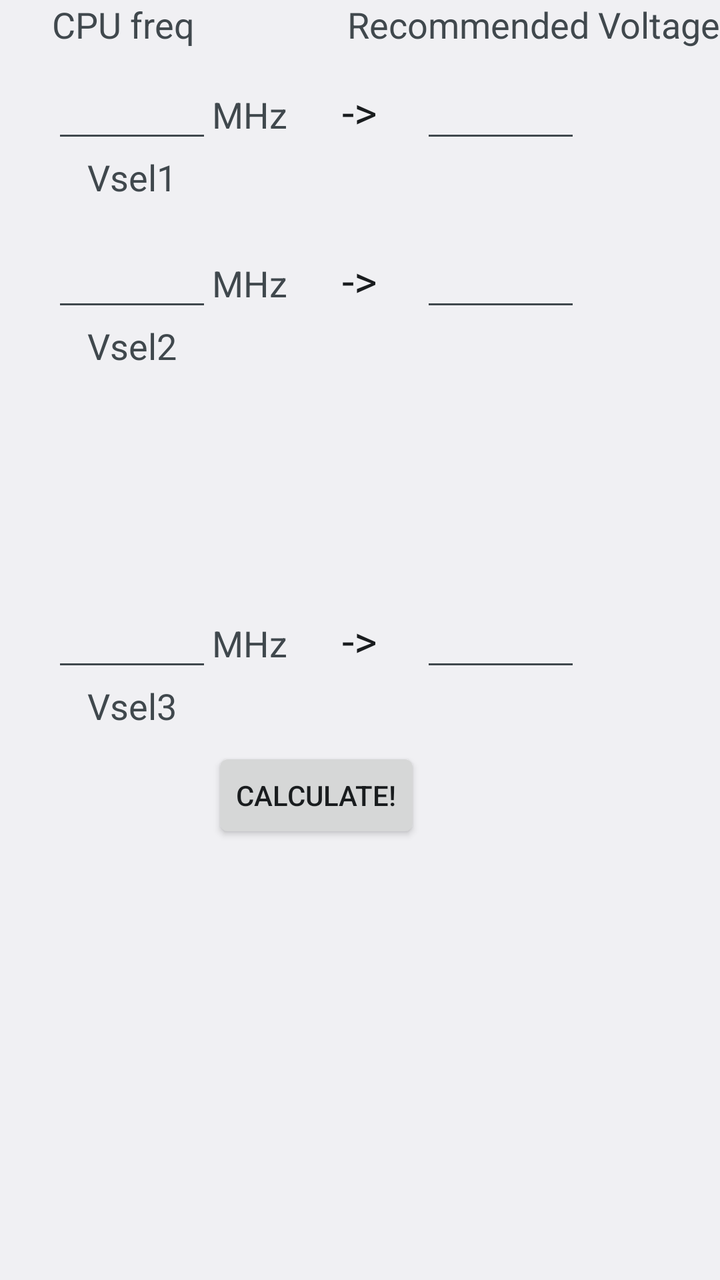
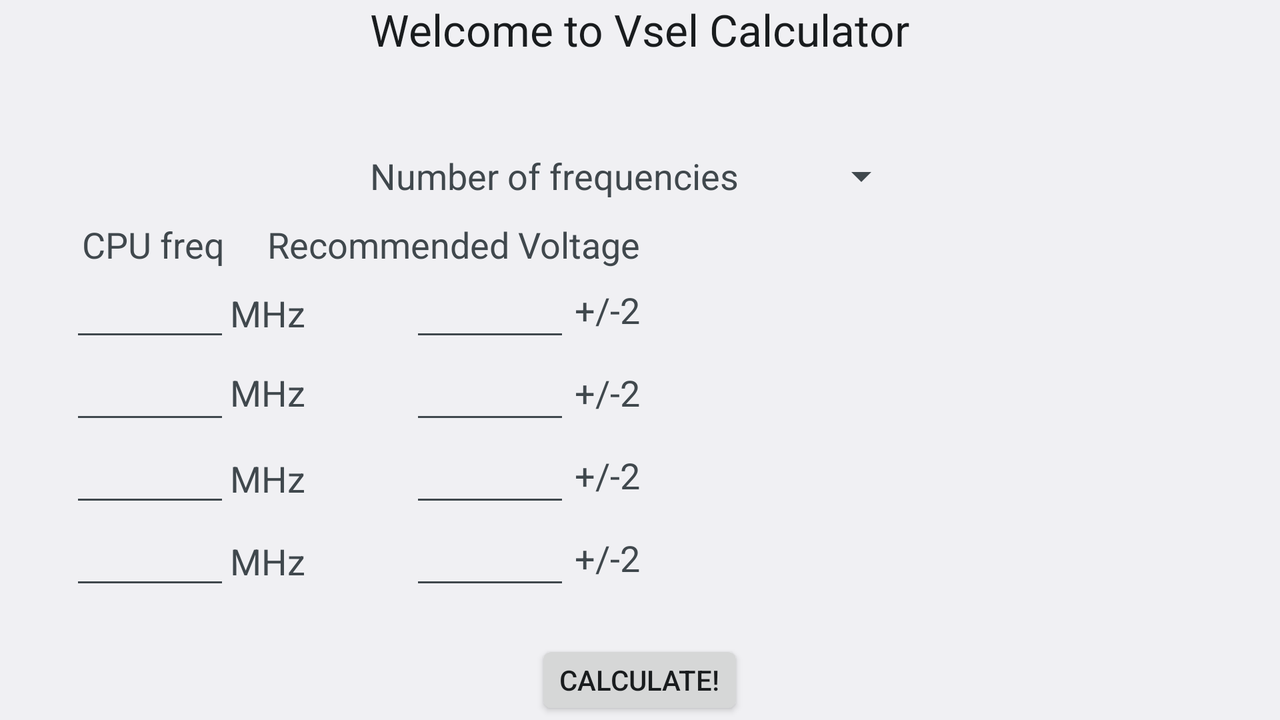

Two renders of one Android screen. The first uses the default layout on a phone; the second uses the alternative layout the repository ships for a different screen configuration, on a matching device. The two XML files are below.
<!-- AndroidManifest.xml: application theme MyAppTheme -->
<!-- res/layout/main.xml -->
<?xml version="1.0" encoding="utf-8"?>

<LinearLayout xmlns:android="http://schemas.android.com/apk/res/android"
    android:layout_width="match_parent"
    android:layout_height="fill_parent"
    android:orientation="vertical" >

    <RelativeLayout
        android:layout_width="match_parent"
        android:layout_height="match_parent" >

        <EditText
            android:id="@+id/editText1"
            android:layout_width="80dp"
            android:layout_height="wrap_content"
            android:layout_alignParentLeft="true"
            android:layout_alignParentTop="true"
            android:layout_marginLeft="26dp"
            android:layout_marginTop="35dp"
            android:ems="10"
            android:inputType="number" />

        <EditText
            android:id="@+id/editText2"
            android:layout_width="wrap_content"
            android:layout_height="wrap_content"
            android:layout_alignLeft="@+id/editText1"
            android:layout_alignRight="@+id/editText1"
            android:layout_below="@+id/editText1"
            android:layout_marginTop="43dp"
            android:ems="10"
            android:inputType="number" />

        <EditText
            android:id="@+id/editText3"
            android:layout_width="wrap_content"
            android:layout_height="wrap_content"
            android:layout_alignLeft="@+id/editText2"
            android:layout_alignRight="@+id/editText2"
            android:layout_centerVertical="true"
            android:ems="10"
            android:inputType="number" />

        <TextView
            android:id="@+id/arrow1"
            android:layout_width="wrap_content"
            android:layout_height="wrap_content"
            android:layout_alignBaseline="@+id/editText1"
            android:layout_alignBottom="@+id/editText1"
            android:layout_centerHorizontal="true"
            android:text="@string/arrow"
            android:textAppearance="?android:attr/textAppearanceLarge" />

        <Button
            android:id="@+id/calc_go"
            android:layout_width="wrap_content"
            android:layout_height="wrap_content"
            android:layout_below="@+id/editText3"
            android:layout_marginTop="33dp"
            android:layout_toRightOf="@+id/editText3"
            android:text="@string/calc" />

        <TextView
            android:id="@+id/textView2"
            android:layout_width="wrap_content"
            android:layout_height="wrap_content"
            android:layout_alignLeft="@+id/editText1"
            android:layout_below="@+id/editText1"
            android:layout_toLeftOf="@+id/calc_go"
            android:gravity="center_horizontal|center_vertical"
            android:text="Vsel1"
            android:textAppearance="?android:attr/textAppearanceMedium" />

        <TextView
            android:id="@+id/textView3"
            android:layout_width="wrap_content"
            android:layout_height="wrap_content"
            android:layout_alignLeft="@+id/editText2"
            android:layout_alignRight="@+id/editText2"
            android:layout_below="@+id/editText2"
            android:gravity="center_horizontal|center_vertical"
            android:text="Vsel2"
            android:textAppearance="?android:attr/textAppearanceMedium" />

        <TextView
            android:id="@+id/textView4"
            android:layout_width="wrap_content"
            android:layout_height="wrap_content"
            android:layout_alignLeft="@+id/editText3"
            android:layout_alignRight="@+id/editText3"
            android:layout_below="@+id/editText3"
            android:gravity="center_horizontal|center_vertical"
            android:text="Vsel3"
            android:textAppearance="?android:attr/textAppearanceMedium" />

        <TextView
            android:id="@+id/mhz1"
            android:layout_width="wrap_content"
            android:layout_height="wrap_content"
            android:layout_alignBaseline="@+id/editText1"
            android:layout_alignBottom="@+id/editText1"
            android:layout_toRightOf="@+id/editText1"
            android:text="@string/mhz"
            android:textAppearance="?android:attr/textAppearanceMedium" />

        <TextView
            android:id="@+id/mhz2"
            android:layout_width="wrap_content"
            android:layout_height="wrap_content"
            android:layout_alignBaseline="@+id/editText2"
            android:layout_alignBottom="@+id/editText2"
            android:layout_toRightOf="@+id/editText2"
            android:text="@string/mhz"
            android:textAppearance="?android:attr/textAppearanceMedium" />

        <TextView
            android:id="@+id/mhz3"
            android:layout_width="wrap_content"
            android:layout_height="wrap_content"
            android:layout_alignBaseline="@+id/editText3"
            android:layout_alignBottom="@+id/editText3"
            android:layout_alignRight="@+id/mhz1"
            android:text="@string/mhz"
            android:textAppearance="?android:attr/textAppearanceMedium" />

        <EditText
            android:id="@+id/voltage1"
            android:layout_width="80dp"
            android:layout_height="wrap_content"
            android:layout_alignBottom="@+id/editText1"
            android:layout_toRightOf="@+id/calc_go"
            android:clickable="false"
            android:cursorVisible="false"
            android:ems="10"
            android:focusable="false"
            android:focusableInTouchMode="false"
            android:inputType="number" />

        <TextView
            android:id="@+id/column2"
            android:layout_width="wrap_content"
            android:layout_height="wrap_content"
            android:layout_alignParentRight="true"
            android:layout_alignParentTop="true"
            android:text="@string/voltage"
            android:textAppearance="?android:attr/textAppearanceMedium" />

        <TextView
            android:id="@+id/arrow3"
            android:layout_width="wrap_content"
            android:layout_height="wrap_content"
            android:layout_alignBaseline="@+id/mhz3"
            android:layout_alignBottom="@+id/mhz3"
            android:layout_alignLeft="@+id/arrow1"
            android:text="@string/arrow"
            android:textAppearance="?android:attr/textAppearanceLarge" />

        <TextView
            android:id="@+id/arrow2"
            android:layout_width="wrap_content"
            android:layout_height="wrap_content"
            android:layout_alignBaseline="@+id/mhz2"
            android:layout_alignBottom="@+id/mhz2"
            android:layout_alignLeft="@+id/arrow1"
            android:text="@string/arrow"
            android:textAppearance="?android:attr/textAppearanceLarge" />

        <TextView
            android:id="@+id/column1"
            android:layout_width="wrap_content"
            android:layout_height="wrap_content"
            android:layout_alignLeft="@+id/editText1"
            android:layout_alignParentTop="true"
            android:text="@string/Column1"
            android:textAppearance="?android:attr/textAppearanceMedium" />

        <EditText
            android:id="@+id/voltage3"
            android:layout_width="80dp"
            android:layout_height="wrap_content"
            android:layout_alignBaseline="@+id/arrow3"
            android:layout_alignBottom="@+id/arrow3"
            android:layout_alignLeft="@+id/voltage1"
            android:clickable="false"
            android:cursorVisible="false"
            android:ems="10"
            android:focusable="false"
            android:focusableInTouchMode="false"
            android:inputType="number" />

        <EditText
            android:id="@+id/voltage2"
            android:layout_width="80dp"
            android:layout_height="wrap_content"
            android:layout_alignBaseline="@+id/arrow2"
            android:layout_alignBottom="@+id/arrow2"
            android:layout_alignLeft="@+id/voltage1"
            android:clickable="false"
            android:cursorVisible="false"
            android:ems="10"
            android:focusable="false"
            android:focusableInTouchMode="false"
            android:inputType="number" />
    </RelativeLayout>

</LinearLayout>
<!-- resources referenced by this layout -->
<resources>
  <string name="Column1">CPU freq</string>
  <string name="arrow">-&gt;</string>
  <string name="calc">Calculate!</string>
  <string name="mhz"> MHz</string>
  <string name="voltage">Recommended Voltage</string>
  <!-- from res/values-v14/ -->
  <style name="MyAppTheme" parent="@android:style/Theme.DeviceDefault.Light.NoActionBar">
          
      </style>
</resources>
<!-- res/layout-land/main.xml (the repository's variant of the layout above) -->
<!-- drawn on the phone turned sideways -->
<LinearLayout xmlns:android="http://schemas.android.com/apk/res/android"
    android:layout_width="match_parent"
    android:layout_height="match_parent"
    android:orientation="vertical" >

    <LinearLayout
        android:layout_width="match_parent"
        android:layout_height="110dp"
        android:layout_weight="0.00"
        android:orientation="vertical" >

        <RelativeLayout
            android:layout_width="match_parent"
            android:layout_height="100dp" >

            <TextView
                android:id="@+id/Title"
                android:layout_width="wrap_content"
                android:layout_height="wrap_content"
                android:layout_alignParentTop="true"
                android:layout_centerHorizontal="true"
                android:text="@string/welcome"
                android:textAppearance="?android:attr/textAppearanceLarge" />

            <Spinner
                android:id="@+id/spinner1"
                android:layout_width="wrap_content"
                android:layout_height="wrap_content"
                android:layout_alignParentBottom="true"
                android:layout_alignRight="@+id/Title"  />

            <TextView
                android:id="@+id/textView2"
                android:layout_width="wrap_content"
                android:layout_height="wrap_content"
                android:layout_alignBaseline="@+id/spinner1"
                android:layout_alignBottom="@+id/spinner1"
                android:layout_alignLeft="@+id/Title"
                android:text="@string/spinner"
                android:textAppearance="?android:attr/textAppearanceMedium" />

        </RelativeLayout>

    </LinearLayout>

    <LinearLayout
        android:layout_width="320dp"
        android:layout_height="210dp"
        android:layout_weight="0.00"
        android:orientation="vertical" >

        <RelativeLayout
            android:layout_width="match_parent"
            android:layout_height="wrap_content" >

            <TextView
                android:id="@+id/column1"
                android:layout_width="wrap_content"
                android:layout_height="wrap_content"
                android:layout_alignParentLeft="true"
                android:layout_alignParentTop="true"
                android:layout_marginLeft="41dp"
                android:text="@string/Column1"
                android:textAppearance="?android:attr/textAppearanceMedium" />

            <TextView
                android:id="@+id/column2"
                android:layout_width="wrap_content"
                android:layout_height="wrap_content"
                android:layout_alignParentRight="true"
                android:layout_alignParentTop="true"
                android:text="@string/voltage"
                android:textAppearance="?android:attr/textAppearanceMedium" />

        </RelativeLayout>

        <LinearLayout
            android:layout_width="match_parent"
            android:layout_height="wrap_content"
            android:layout_weight="0.00" >

            <RelativeLayout
                android:layout_width="match_parent"
                android:layout_height="match_parent" >

                <EditText
                    android:id="@+id/volt1"
                    android:layout_width="80dp"
                    android:layout_height="wrap_content"
                    android:layout_alignParentRight="true"
                    android:layout_alignParentTop="true"
                    android:layout_marginRight="35dp"
                    android:clickable="false" 
         			android:cursorVisible="false" 
        			android:focusable="false" 
        			android:focusableInTouchMode="false"
                    android:ems="10"
                    android:inputType="number" >

                    <requestFocus />
                </EditText>

                <EditText
                    android:id="@+id/freq1"
                    android:layout_width="80dp"
                    android:layout_height="wrap_content"
                    android:layout_alignParentLeft="true"
                    android:layout_alignParentTop="true"
                    android:layout_marginLeft="35dp"
                    android:ems="10"
                    android:inputType="number" />

                <TextView
                    android:id="@+id/textView3"
                    android:layout_width="wrap_content"
                    android:layout_height="wrap_content"
                    android:layout_alignBaseline="@+id/freq1"
                    android:layout_alignBottom="@+id/freq1"
                    android:layout_toRightOf="@+id/freq1"
                    android:text="@string/mhz"
                    android:textAppearance="?android:attr/textAppearanceMedium" />

                <TextView
                    android:id="@+id/textView1"
                    android:layout_width="wrap_content"
                    android:layout_height="wrap_content"
                    android:layout_alignParentRight="true"
                    android:layout_centerVertical="true"
                    android:text="@string/range"
                    android:textAppearance="?android:attr/textAppearanceMedium" />

            </RelativeLayout>
        </LinearLayout>

        <LinearLayout
            android:layout_width="match_parent"
            android:layout_height="wrap_content"
            android:layout_weight="0.00" >

            <RelativeLayout
                android:layout_width="match_parent"
                android:layout_height="match_parent" >

                <EditText
                    android:id="@+id/freq2"
                    android:layout_width="80dp"
                    android:layout_height="wrap_content"
                    android:layout_alignParentLeft="true"
                    android:layout_alignParentTop="true"
                    android:layout_marginLeft="35dp"
                    android:ems="10"
                    android:inputType="number" />

                <EditText
                    android:id="@+id/volt2"
                    android:layout_width="80dp"
                    android:layout_height="wrap_content"
                    android:layout_alignParentRight="true"
                    android:layout_alignParentTop="true"
                    android:layout_marginRight="35dp"
                    android:clickable="false" 
         			android:cursorVisible="false" 
        			android:focusable="false" 
        			android:focusableInTouchMode="false"
                    android:ems="10"
                    android:inputType="number" />

                <TextView
                    android:id="@+id/textView6"
                    android:layout_width="wrap_content"
                    android:layout_height="wrap_content"
                    android:layout_centerVertical="true"
                    android:layout_toRightOf="@+id/freq2"
                    android:text="@string/mhz"
                    android:textAppearance="?android:attr/textAppearanceMedium" />

                <TextView
                    android:id="@+id/TextView01"
                    android:layout_width="wrap_content"
                    android:layout_height="wrap_content"
                    android:layout_alignBaseline="@+id/textView6"
                    android:layout_alignBottom="@+id/textView6"
                    android:layout_alignParentRight="true"
                    android:text="@string/range"
                    android:textAppearance="?android:attr/textAppearanceMedium" />

            </RelativeLayout>

        </LinearLayout>

        <LinearLayout
            android:layout_width="match_parent"
            android:layout_height="wrap_content"
            android:orientation="vertical" >

            <RelativeLayout
                android:layout_width="match_parent"
                android:layout_height="wrap_content" >

                <EditText
                    android:id="@+id/freq3"
                    android:layout_width="80dp"
                    android:layout_height="wrap_content"
                    android:layout_alignParentLeft="true"
                    android:layout_alignParentTop="true"
                    android:layout_marginLeft="35dp"
                    android:ems="10"
                    android:inputType="number" />

                <TextView
                    android:id="@+id/textView7"
                    android:layout_width="wrap_content"
                    android:layout_height="wrap_content"
                    android:layout_alignBaseline="@+id/freq3"
                    android:layout_alignBottom="@+id/freq3"
                    android:layout_toRightOf="@+id/freq3"
                    android:text="@string/mhz"
                    android:textAppearance="?android:attr/textAppearanceMedium" />

                <EditText
                    android:id="@+id/volt3"
                    android:layout_width="80dp"
                    android:layout_height="wrap_content"
                    android:layout_alignParentRight="true"
                    android:layout_alignParentTop="true"
                    android:layout_marginRight="35dp"
                    android:clickable="false" 
         			android:cursorVisible="false" 
        			android:focusable="false" 
        			android:focusableInTouchMode="false"
                    android:ems="10"
                    android:inputType="number" />

                <TextView
                    android:id="@+id/TextView02"
                    android:layout_width="wrap_content"
                    android:layout_height="wrap_content"
                    android:layout_alignParentRight="true"
                    android:layout_centerVertical="true"
                    android:text="@string/range"
                    android:textAppearance="?android:attr/textAppearanceMedium" />

            </RelativeLayout>

        </LinearLayout>

        <LinearLayout
            android:layout_width="match_parent"
            android:layout_height="wrap_content"
            android:orientation="vertical" >

            <RelativeLayout
                android:layout_width="match_parent"
                android:layout_height="wrap_content" >

                <EditText
                    android:id="@+id/freq4"
                    android:layout_width="80dp"
                    android:layout_height="wrap_content"
                    android:layout_marginLeft="35dp"
                    android:ems="10"
                    android:inputType="number" />

                <EditText
                    android:id="@+id/volt4"
                    android:layout_width="80dp"
                    android:layout_height="wrap_content"
                    android:layout_alignParentRight="true"
                    android:layout_alignParentTop="true"
                    android:layout_marginRight="35dp"
                    android:clickable="false" 
         			android:cursorVisible="false" 
        			android:focusable="false" 
        			android:focusableInTouchMode="false"
                    android:ems="10"
                    android:inputType="number" />

                <TextView
                    android:id="@+id/textView8"
                    android:layout_width="wrap_content"
                    android:layout_height="wrap_content"
                    android:layout_alignBaseline="@+id/freq4"
                    android:layout_alignBottom="@+id/freq4"
                    android:layout_toRightOf="@+id/freq4"
                    android:text="@string/mhz"
                    android:textAppearance="?android:attr/textAppearanceMedium" />

                <TextView
                    android:id="@+id/TextView03"
                    android:layout_width="wrap_content"
                    android:layout_height="wrap_content"
                    android:layout_alignParentRight="true"
                    android:layout_centerVertical="true"
                    android:text="@string/range"
                    android:textAppearance="?android:attr/textAppearanceMedium" />

            </RelativeLayout>

        </LinearLayout>

    </LinearLayout>

    <LinearLayout
        android:layout_width="match_parent"
        android:layout_height="wrap_content"
        android:layout_weight="0.00"
        android:orientation="vertical" >

        <Button
            android:id="@+id/calc"
            android:layout_width="wrap_content"
            android:layout_height="wrap_content"
            android:layout_gravity="center_horizontal"
            android:text="@string/calc"
            android:onClick="button_pressed" />

    </LinearLayout>

    <LinearLayout
        android:layout_width="match_parent"
        android:layout_height="match_parent"
        android:gravity="bottom"
        android:orientation="vertical" >

        <TextView
            android:id="@+id/credits"
            android:layout_width="wrap_content"
            android:layout_height="wrap_content"
            android:layout_gravity="right"
            android:layout_weight="0.00"
            android:text="@string/credits"
            android:textAppearance="?android:attr/textAppearanceMedium" />

    </LinearLayout>

</LinearLayout>
<!-- resources referenced by the variant -->
<!-- as the phone turned sideways resolves them -->
<resources>
  <string name="Column1">CPU freq</string>
  <string name="calc">Calculate!</string>
  <string name="credits">Credits</string>
  <string name="mhz"> MHz</string>
  <string name="range"> +/-2</string>
  <string name="spinner">Number of frequencies</string>
  <string name="voltage">Recommended Voltage</string>
  <string name="welcome">Welcome to Vsel Calculator</string>
  <!-- from res/values-v14/ -->
  <style name="MyAppTheme" parent="@android:style/Theme.DeviceDefault.Light.NoActionBar">
          
      </style>
</resources>
